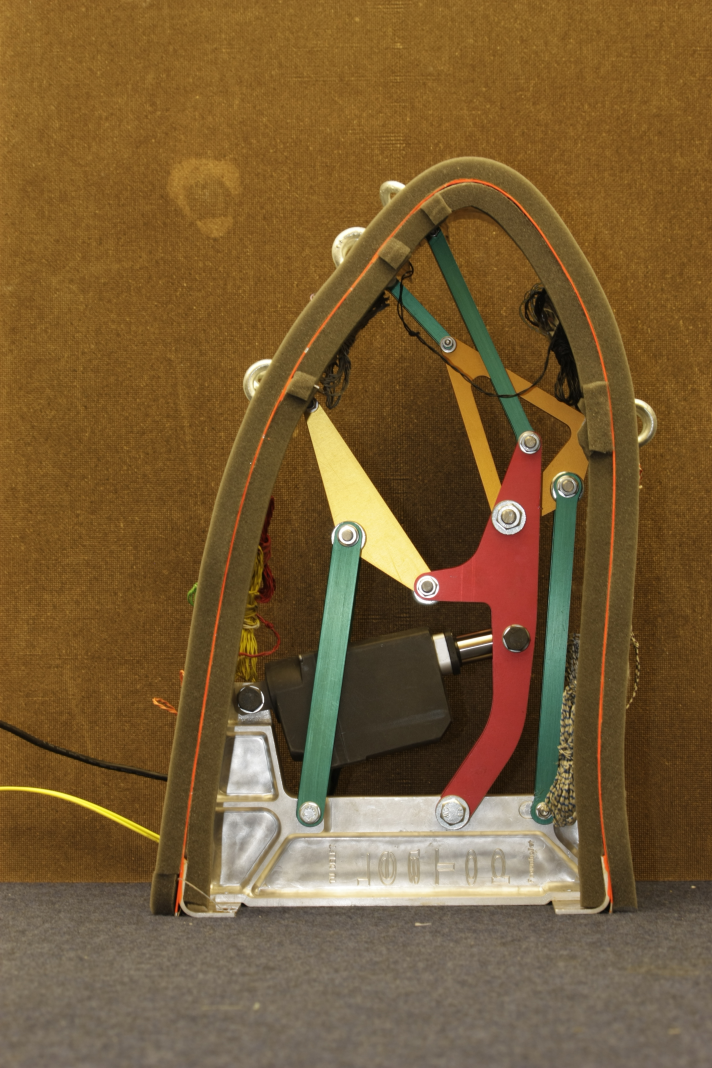
#> input picture Data/Images/G11.JPG, 2848 x 4272 px (shown at 1/4 size); its folder holds only this picture in this run
$ jupyter execute Latest.ipynb
#> lines starting #> are read from the running program, lines starting #| are printed output that depends on the picture; after the words box and inside, x2 and y2 are one past the last pixel; in counts of white or black regions, pixels touching at a corner belong together
[cell 1]
import cv2 as cv
import numpy as np
import matplotlib.pyplot as plt
import glob
import os, sys

PATH = "../Data/Images/"

files = []
[files.extend(glob.glob(PATH + '*.JPG'))]

images = [cv.imread(file) for file in files]
#> images = 1 item
images = list(reversed(images))

[cell 2]
# [4 lines of commented-out code are left out]

[cell 3]
# [6 lines left out: function Show, not called in this run]

def FindKeyLocationPosition(image_2darray, currKp_2darray, xMin, xMax, yMin, yMax):
    currKp_2darray[xMin:xMax, yMin:yMax] = 1
    return currKp_2darray

# [63 lines left out: function VisualizeDetector, not called in this run]

def ORB(img1, img2, n_features, mask=None):
    orb = cv.ORB_create(edgeThreshold=100, patchSize=100, nlevels=10, fastThreshold=15, scaleFactor=1.2, WTA_K=2,scoreType=cv.ORB_HARRIS_SCORE, firstLevel=0, nfeatures=n_features)
    kp1, des1 = orb.detectAndCompute(img1, mask)
    kp2, des2 = orb.detectAndCompute(img2, mask)

    return kp1, kp2, des1, des2

def Match(img1, img2, kp1, kp2, des1, des2):
    # BFMatcher with default params
    bf = cv.BFMatcher()
    matches = bf.knnMatch(des1,des2,k=2)
    # Apply ratio test
    good = []
    for m,n in matches:
        if m.distance < 0.70*n.distance:
            good.append([m])

    imgMatch = cv.drawMatchesKnn(img1,kp1,img2,kp2,good,None,flags=cv.DrawMatchesFlags_NOT_DRAW_SINGLE_POINTS)
#     Show(imgMatch)

    MIN_MATCH_COUNT = 10

    good = np.squeeze(good)

    if len(good)>MIN_MATCH_COUNT:
        src_pts = np.float32([ kp1[m.queryIdx].pt for m in good ]).reshape(-1,1,2)
        dst_pts = np.float32([ kp2[m.trainIdx].pt for m in good ]).reshape(-1,1,2)
        M, mask = cv.findHomography(src_pts, dst_pts, cv.RANSAC,5.0)
#         print(img1.shape)

        img2T = img2.copy()
        img2T = cv.warpPerspective(img2T, M, img2T[:,:,0].T.shape, flags=cv.INTER_LINEAR)

    else:
        print( "Not enough matches are found - {}/{}".format(len(good), MIN_MATCH_COUNT) )
        matchesMask = None

    finalImg = np.concatenate((img1, img2, img2T), axis=1)

#     Show(finalImg)

    return img2T

[cell 4]
def CorrectDeformation(img1, img2):
    #Wall pattern cut

    gray1 = cv.cvtColor(img1, cv.COLOR_BGR2GRAY)
    gray2 = cv.cvtColor(img2, cv.COLOR_BGR2GRAY)

    initialArea = np.zeros(gray1.shape, dtype=np.uint8)
    cut1 = FindKeyLocationPosition(gray1, initialArea, 500, 1050, 600, 1051)*255
    cut2 = FindKeyLocationPosition(gray1, initialArea, 500, 2800, 300, 2640)
    cut2 = (1-FindKeyLocationPosition(gray1, cut2, 2800, 3106, 1200, 2640))*255

    # Show(cut2)

    kp1, kp2, des1, des2 = ORB(gray1, gray2,100, cut2)
    # Match(gray1, gray2, kp1, kp2, des1, des2)

    kp1Cut, kp2Cut, des1Cut, des2Cut = ORB(gray1, gray2, 50, cut1)
    # Match(gray1, gray2, kp1Cut, kp2Cut, des1Cut, des2Cut)

    kp1Final = np.hstack((kp1, kp1Cut))
    kp2Final = np.hstack((kp2, kp2Cut))
    des1Final = np.vstack((des1, des1Cut))
    des2Final = np.vstack((des2, des2Cut))

    return Match(img1, img2, kp1Final, kp2Final,des1Final, des2Final)

[cell 5]
i = 1
for image in images:
    imagePro = CorrectDeformation(images[0], image)
    cv.imwrite(f'../Data/csv_bool/G{i}.bmp', imagePro)
    i += 1
#> this loop made 1 pass
#> i on pass 1: 2
#> pass 1, in CorrectDeformation, `gray1 = cv.cvtColor(img1, cv.COLOR_BGR2GRAY)`:
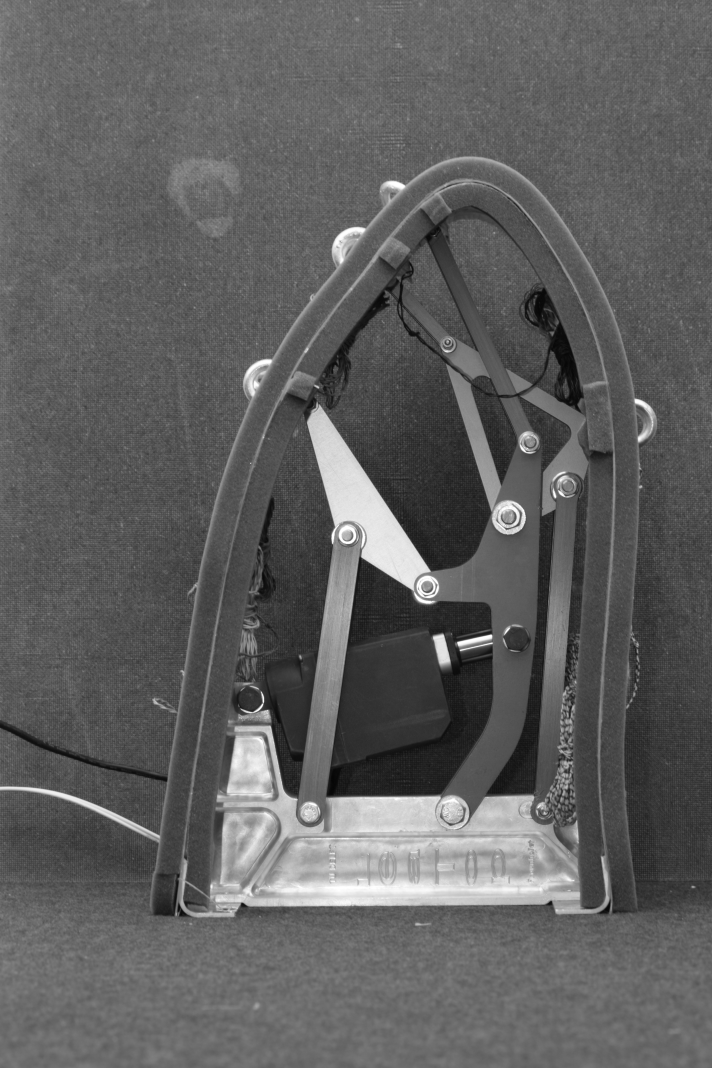
#> gray1: shape (4272, 2848) (shown at 1/4 size); min 4, max 255, mean 95.5
#> pass 1, in CorrectDeformation, `cut1 = FindKeyLocationPosition(gray1, initialArea, 500, 1050, 600, 105..`:
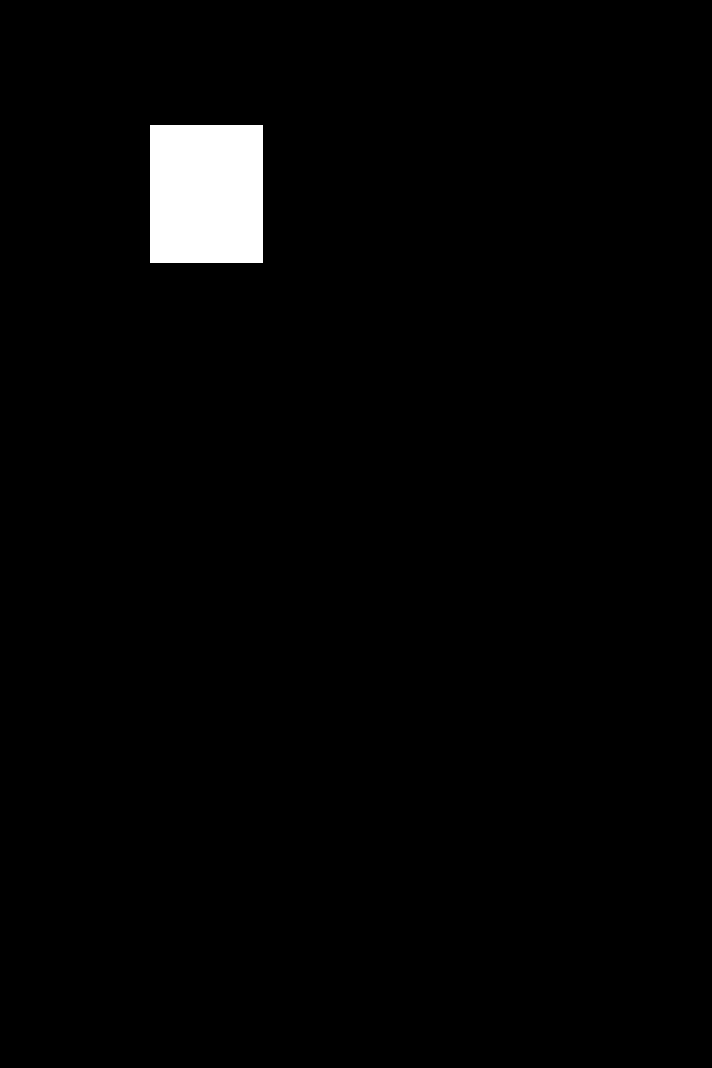
#> cut1: shape (4272, 2848) (shown at 1/4 size); 2% white; 1 white region, box (x1, y1, x2, y2) and area: (600, 500, 1051, 1050) 248050
#> pass 1, in CorrectDeformation, `cut2 = FindKeyLocationPosition(gray1, initialArea, 500, 2800, 300, 2640)`:
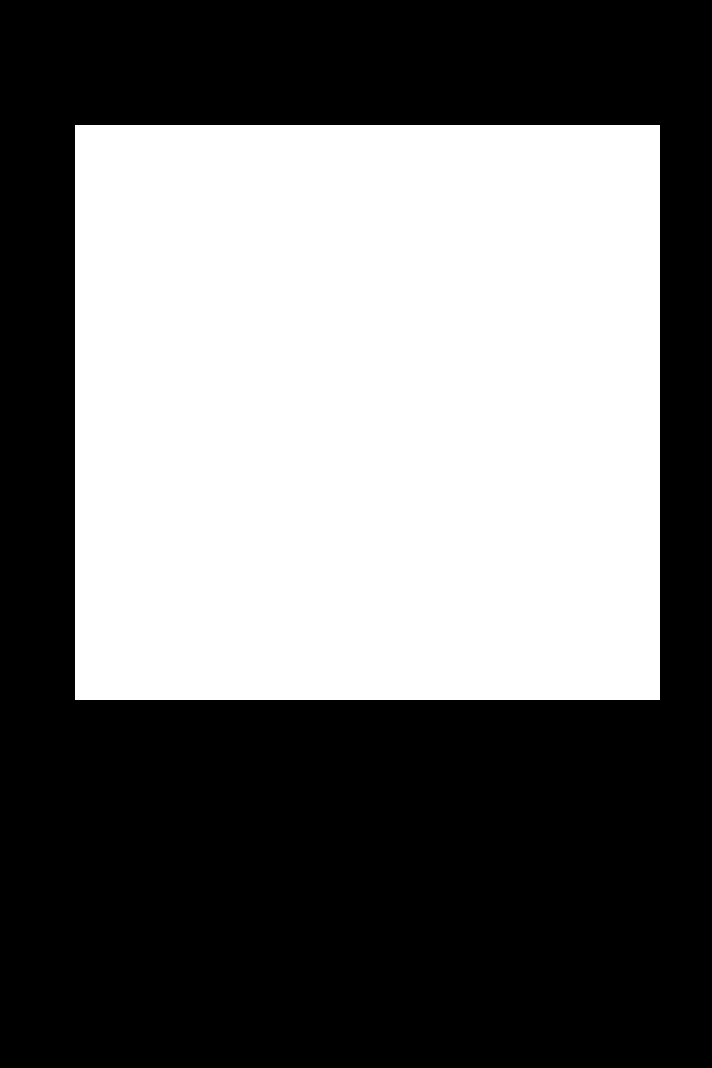
#> cut2: shape (4272, 2848) (shown at 1/4 size); values 0 (black) and 1 (white), 44.2% white; 1 white region, box (x1, y1, x2, y2) and area: (300, 500, 2640, 2800) 5382000
#> pass 1, in CorrectDeformation, `cut2 = (1-FindKeyLocationPosition(gray1, cut2, 2800, 3106, 1200, 2640)..`:
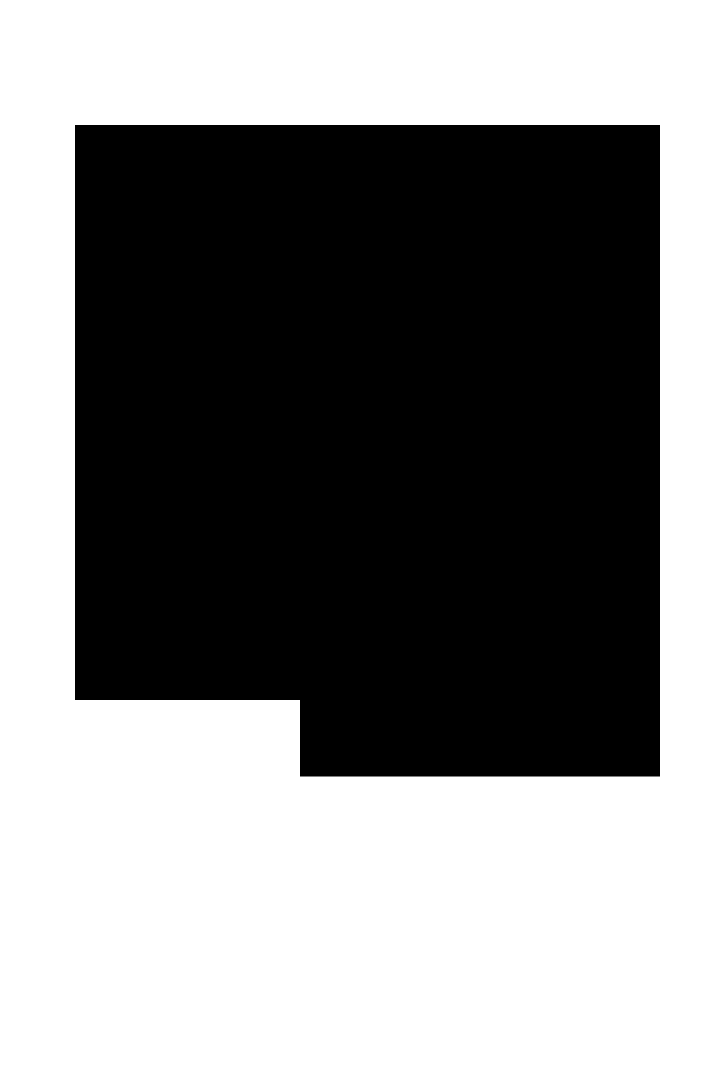
#> cut2: shape (4272, 2848) (shown at 1/4 size); 52.1% white; 1 black region, box (x1, y1, x2, y2) and area: (300, 500, 2640, 3106) 5822640
#> after the loop, i = 2
